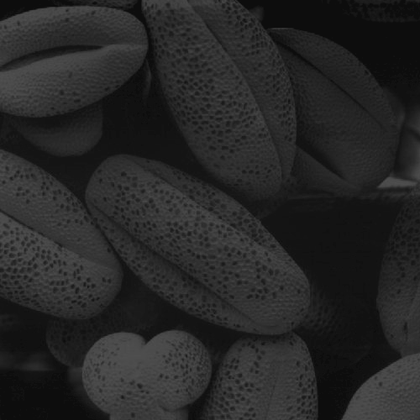
%> input picture M120354CA/image.tif, 420 x 420 px, shrunk from 500 x 500 before the run
$ octave Question6.m   (GNU Octave 9; MATLAB toolbox functions it lacks are replaced by stand-ins)
%> lines starting %> are read from the running program, lines starting %| are printed output that depends on the picture

    clear all;
    a=imread('image.tif');
%> a is the input picture: size 420x420 uint8; min 10, max 81, mean 38.7
    a2=a;
    a1=a;
    [row,col,depth]=size(a);    %getting the size and color depth
%> row = 420; col = 420; depth = 1

    [maxVal,maxInd] = max(a(:));
%> maxVal = 81; maxInd = 41943
    max=maxVal;
%> max = 81
    c=0;
    p=1;
    while max>0
        max=max/2-(mod(max,2)/2);
        c=c+1;
    end
%> this loop made 7 passes
%> max on passes 1 to 7: 40, 20, 10, 5, 2, 1, 0
    max=2^c-1;
%> max = 127
    intensity=0.25*max;
%> intensity = 31.75
    for i=1:row
        for j=1:col
            sum=a(i,j)+intensity;
            if sum>max
                a(i,j)=max;
            else
                a(i,j)=sum;
            end
        end
    end
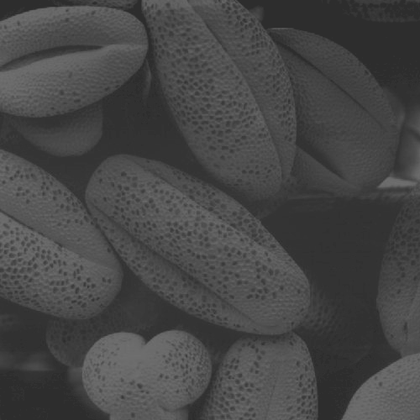
%> a: size 420x420 uint8; min 42, max 113, mean 70.7
    range=(2^c)/4;
%> range = 32
    for i=1:row
        for j=1:col
            var=a1(i,j);
            if var < range && var >=0
           var=0;
            elseif var >= range && var<(2*range)
                var=range;
            elseif var >= (2*range) && var<(3*range)
                var=(2*range);
            elseif var >= (3*range) && var<(4*range)
                var=(3*range);
           elseif var ==(4*range)
               var=(4*range);
            end
               a1(i,j)=var;

        end

    end
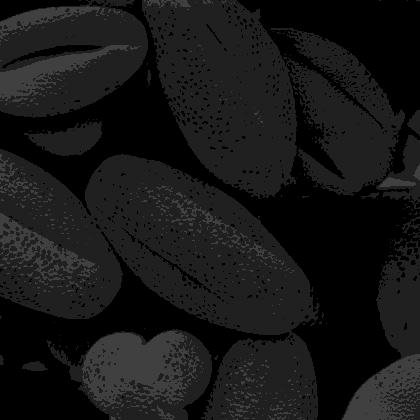
%> a1: size 420x420 uint8; min 0, max 64, mean 22.9
     range=(2^c)/8;
%> range = 16
    for i=1:row
        for j=1:col
            var=a2(i,j);
            if var < range && var >=0
           var=0;
            elseif var >= range && var<(2*range)
                var=range;
            elseif var >= (2*range) && var<(3*range)
                var=(2*range);
            elseif var >= (3*range) && var<(4*range)
                var=(3*range);
            elseif var >= (4*range) && var<(5*range)
                var=(4*range);
            elseif var >= (5*range) && var<(6*range)
                var=(5*range);
            elseif var >= (6*range) && var<(7*range)
                var=(6*range);
            elseif var >= (7*range) && var<(8*range)
                var=(7*range);

           elseif var ==(8*range)
               var=(8*range);
            end
               a2(i,j)=var;

        end

    end

    subplot(1,3,1), imshow(a); title('Original Image');
    subplot(1,3,2), imshow(a1); title('4 level Quantization. Less details, with more dark contrast');
    subplot(1,3,3), imshow(a2); title('8 level Quantization. More details with not so dark contrast');
